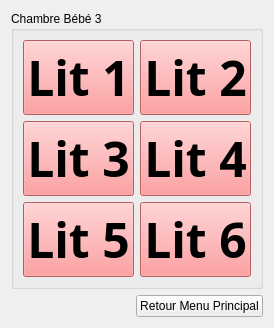
      <widget class="QWidget" name="page_11">
       <layout class="QVBoxLayout" name="verticalLayout_36" stretch="1,0">
        <item>
         <widget class="QGroupBox" name="groupBox_33">
          <property name="title">
           <string>Chambre Bébé 3</string>
          </property>
          <layout class="QGridLayout" name="gridLayout_3">
           <item row="0" column="0">
            <widget class="QPushButton" name="pushButton_Bed1">
             <property name="sizePolicy">
              <sizepolicy hsizetype="Minimum" vsizetype="Preferred">
               <horstretch>0</horstretch>
               <verstretch>0</verstretch>
              </sizepolicy>
             </property>
             <property name="font">
              <font>
               <family>Montserrat Black</family>
               <pointsize>36</pointsize>
               <weight>75</weight>
               <bold>true</bold>
              </font>
             </property>
             <property name="styleSheet">
              <string notr="true">background-color: rgb(255, 131, 133);
color:  rgb(0, 0, 0);</string>
             </property>
             <property name="text">
              <string>Lit 1</string>
             </property>
            </widget>
           </item>
           <item row="0" column="1">
            <widget class="QPushButton" name="pushButton_Bed2">
             <property name="sizePolicy">
              <sizepolicy hsizetype="Minimum" vsizetype="Preferred">
               <horstretch>0</horstretch>
               <verstretch>0</verstretch>
              </sizepolicy>
             </property>
             <property name="font">
              <font>
               <family>Montserrat Black</family>
               <pointsize>36</pointsize>
               <weight>75</weight>
               <bold>true</bold>
              </font>
             </property>
             <property name="styleSheet">
              <string notr="true">background-color: rgb(255, 131, 133);
color: rgb(0, 0, 0);</string>
             </property>
             <property name="text">
              <string>Lit 2</string>
             </property>
            </widget>
           </item>
           <item row="1" column="0">
            <widget class="QPushButton" name="pushButton_Bed3">
             <property name="sizePolicy">
              <sizepolicy hsizetype="Minimum" vsizetype="Preferred">
               <horstretch>0</horstretch>
               <verstretch>0</verstretch>
              </sizepolicy>
             </property>
             <property name="font">
              <font>
               <family>Montserrat Black</family>
               <pointsize>36</pointsize>
               <weight>75</weight>
               <bold>true</bold>
              </font>
             </property>
             <property name="styleSheet">
              <string notr="true">background-color: rgb(255, 131, 133);
color:  rgb(0, 0, 0);</string>
             </property>
             <property name="text">
              <string>Lit 3</string>
             </property>
            </widget>
           </item>
           <item row="1" column="1">
            <widget class="QPushButton" name="pushButton_Bed4">
             <property name="sizePolicy">
              <sizepolicy hsizetype="Minimum" vsizetype="Preferred">
               <horstretch>0</horstretch>
               <verstretch>0</verstretch>
              </sizepolicy>
             </property>
             <property name="font">
              <font>
               <family>Montserrat Black</family>
               <pointsize>36</pointsize>
               <weight>75</weight>
               <bold>true</bold>
              </font>
             </property>
             <property name="autoFillBackground">
              <bool>false</bool>
             </property>
             <property name="styleSheet">
              <string notr="true">background-color: rgb(255, 131, 133);
color:  rgb(0, 0, 0);</string>
             </property>
             <property name="text">
              <string>Lit 4</string>
             </property>
            </widget>
           </item>
           <item row="2" column="0">
            <widget class="QPushButton" name="pushButton_Bed5">
             <property name="sizePolicy">
              <sizepolicy hsizetype="Minimum" vsizetype="Preferred">
               <horstretch>0</horstretch>
               <verstretch>0</verstretch>
              </sizepolicy>
             </property>
             <property name="font">
              <font>
               <family>Montserrat Black</family>
               <pointsize>36</pointsize>
               <weight>75</weight>
               <bold>true</bold>
              </font>
             </property>
             <property name="styleSheet">
              <string notr="true">background-color: rgb(255, 131, 133);
color:  rgb(0, 0, 0);</string>
             </property>
             <property name="text">
              <string>Lit 5</string>
             </property>
            </widget>
           </item>
           <item row="2" column="1">
            <widget class="QPushButton" name="pushButton_Bed6">
             <property name="sizePolicy">
              <sizepolicy hsizetype="Minimum" vsizetype="Preferred">
               <horstretch>0</horstretch>
               <verstretch>0</verstretch>
              </sizepolicy>
             </property>
             <property name="font">
              <font>
               <family>Montserrat Black</family>
               <pointsize>36</pointsize>
               <weight>75</weight>
               <bold>true</bold>
              </font>
             </property>
             <property name="styleSheet">
              <string notr="true">background-color: rgb(255, 131, 133);
color:  rgb(0, 0, 0);</string>
             </property>
             <property name="text">
              <string>Lit 6</string>
             </property>
            </widget>
           </item>
          </layout>
         </widget>
        </item>
        <item>
         <layout class="QHBoxLayout" name="horizontalLayout_71">
          <item>
           <spacer name="horizontalSpacer_12">
            <property name="orientation">
             <enum>Qt::Horizontal</enum>
            </property>
            <property name="sizeHint" stdset="0">
             <size>
              <width>40</width>
              <height>20</height>
             </size>
            </property>
           </spacer>
          </item>
          <item>
           <widget class="QPushButton" name="pushButton_13">
            <property name="text">
             <string>Retour Menu Principal</string>
            </property>
           </widget>
          </item>
         </layout>
        </item>
       </layout>
      </widget>
